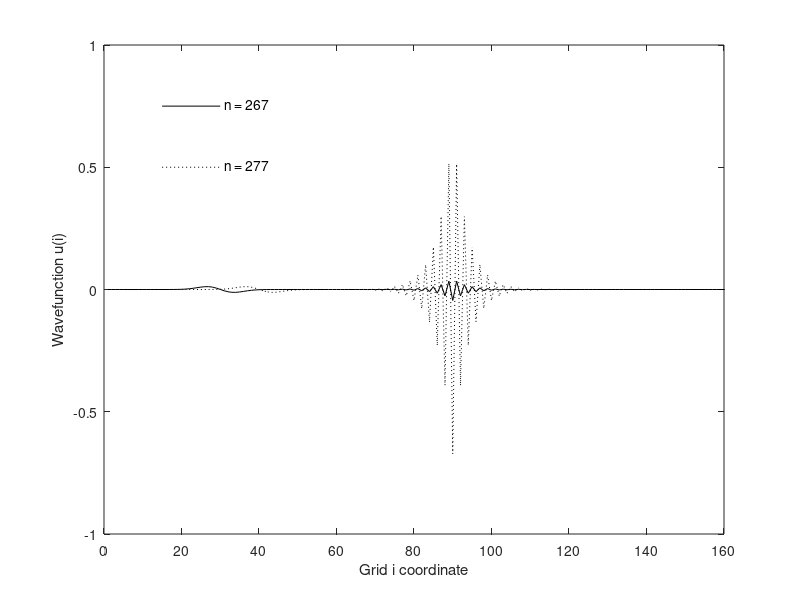

Write the MATLAB code that produced this figure.
S = 1;
S1 = 1.075;

delta = 3.5;
mi = 60;

dx = 1;

x = 1:dx:220;

u = zeros(1, (219 / dx) + 1);

us = cat(2, exp((-1 / 2) * ((x - mi) / delta).^2) ./ (delta * sqrt( 2 * pi)), zeros(1, 10000));

us = us / max(us);

u(1, 1) = us(1);

n = 2;

while 1
    u(n, 1) = us(n);
    
    for i = 2:(219 / dx)
        if (i == 90)
            u(n + 1, i) = (S1^2 * (u(n, i + 1) - 2 * u(n, i) + u(n, i - 1))) + 2 * u(n, i) - u(n - 1, i);
        else
            u(n + 1, i) = (S^2 * (u(n, i + 1) - 2 * u(n, i) + u(n, i - 1))) + 2 * u(n, i) - u(n - 1, i);
        end
    end
    
    %{
    if (n == 200)
        plot(x, u(200, :), 'k:', x, u(190, :), 'k-', [15 30], [.5 .5], 'k:', [15 30], [.75 .75], 'k-')
        
        text(31, .51, 'n = 200')
        text(31, .76, 'n = 190')
    %}
    
    if (n == 277)
        plot(x, u(277, :), 'k:', x, u(267, :), 'k-', [15 30], [.5 .5], 'k:', [15 30], [.75 .75], 'k-')
        text(31, .51, 'n = 277')
        text(31, .76, 'n = 267')
        
        xlabel('Grid i coordinate')
        ylabel('Wavefunction u(i)')
        xticks([0 20 40 60 80 100 120 140 160])
        yticks([-1 -0.5 0 0.5 1])

        axis([0 160 -1 1])
        pause(1);
        break;
    else
        plot(x, u(n, :), 'k')
        xlabel('Grid i coordinate')
        ylabel('Wavefunction u(i)')
        xticks([0 20 40 60 80 100 120 140 160 180 200 220])
        yticks([-1 -0.5 0 0.5 1])

        axis([0 220 -1 1])
        pause(.01);
    end

    n = n + 1;
    
end

